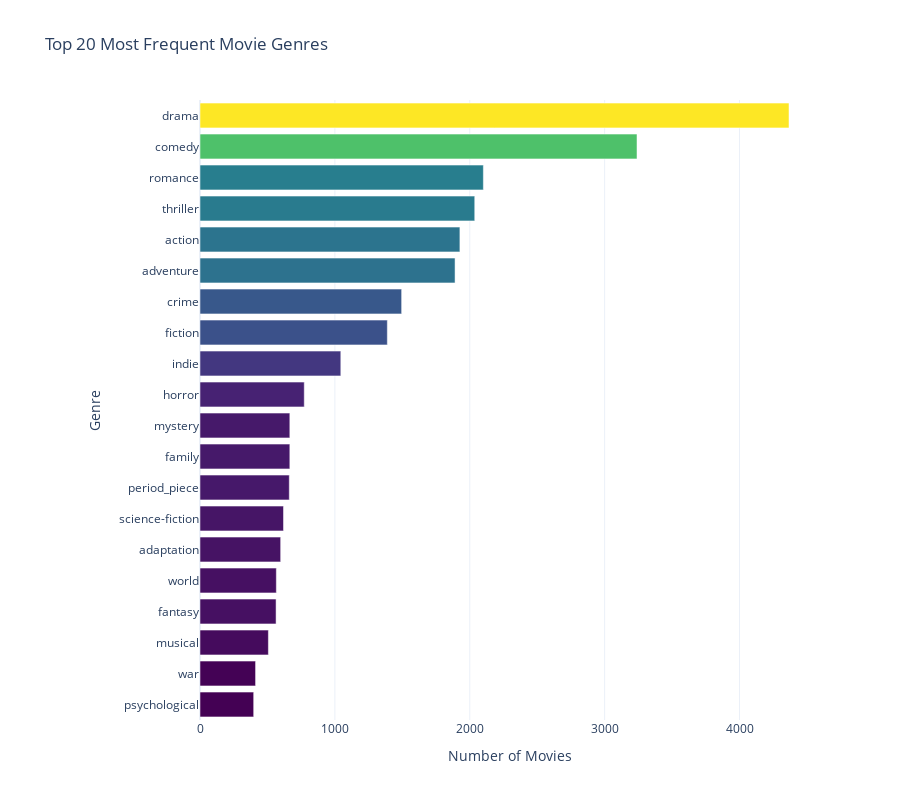

Notebook source saved alongside this figure:
### Markdown cell above
### 2. Genre
#### Which **_film genres_** have the highest average box office revenue? Are there genres that perform better than others?
- Display highest average box office revenue by genre (of the most 20 relevante genres).

### Code cell
# Explode the genres column and count occurrences
genre_counts = df_movies['genres'].explode().value_counts()

# Create a DataFrame from the counts
genre_counts_df = pd.DataFrame(genre_counts.items(), columns=['genre', 'count']).sort_values(by='count', ascending=False)

# Get the top 20 genres
top_genres = genre_counts_df.head(20).sort_values(by='count', ascending=True)

# Create a Plotly horizontal bar chart
fig = px.bar(
    top_genres,
    x='count',
    y='genre',
    orientation='h',  # Horizontal bar chart
    color='count',     # Color bars based on the count
    color_continuous_scale='viridis',  # Viridis color scale
    title='Top 20 Most Frequent Movie Genres',
    labels={'count': 'Number of Movies', 'genre': 'Genre'}
)

# Customize the layout
fig.update_layout(
    xaxis_title="Number of Movies",
    yaxis_title="Genre",
    template="plotly_white",  # Clean background template
    coloraxis_showscale=False,  # Hide the color scale
    margin=dict(l=200),  # Increase left margin to allow space for genre labels
    height=800,          # Increase chart height for better spacing
)

# Show the chart
fig.show()

# Save the chart as an HTML file
fig.write_html("assets/ploty-img/top_genres.html")

### Figure 1 — Plotly figure (JSON) as saved in the notebook; plotly's stock layout.template omitted (floating-point values rounded to 4 significant figures)
{"data": [{"alignmentgroup": "True", "hovertemplate": "Number of Movies=%{marker.color}<br>Genre=%{y}<extra></extra>", "legendgroup": "", "marker": {"color": [398, 412, 507, 564, 566, 598, 619, 662, 666, 666, 773, 1044, 1389, 1495, 1891, 1927, 2037, 2101, 3240, 4367], "coloraxis": "coloraxis", "pattern": {"shape": ""}}, "name": "", "offsetgroup": "", "orientation": "h", "showlegend": false, "textposition": "auto", "type": "bar", "x": [398, 412, 507, 564, 566, 598, 619, 662, 666, 666, 773, 1044, 1389, 1495, 1891, 1927, 2037, 2101, 3240, 4367], "xaxis": "x", "y": ["psychological", "war", "musical", "fantasy", "world", "adaptation", "science-fiction", "period_piece", "family", "mystery", "horror", "indie", "fiction", "crime", "adventure", "action", "thriller", "romance", "comedy", "drama"], "yaxis": "y"}], "layout": {"barmode": "relative", "coloraxis": {"colorbar": {"title": {"text": "Number of Movies"}}, "colorscale": [[0, "#440154"], [0.1111, "#482878"], [0.2222, "#3e4989"], [0.3333, "#31688e"], [0.4444, "#26828e"], [0.5556, "#1f9e89"], [0.6667, "#35b779"], [0.7778, "#6ece58"], [0.8889, "#b5de2b"], [1, "#fde725"]], "showscale": false}, "height": 800, "legend": {"tracegroupgap": 0}, "margin": {"l": 200}, "title": {"text": "Top 20 Most Frequent Movie Genres"}, "xaxis": {"anchor": "y", "domain": [0, 1], "title": {"text": "Number of Movies"}}, "yaxis": {"anchor": "x", "domain": [0, 1], "title": {"text": "Genre"}}}}
